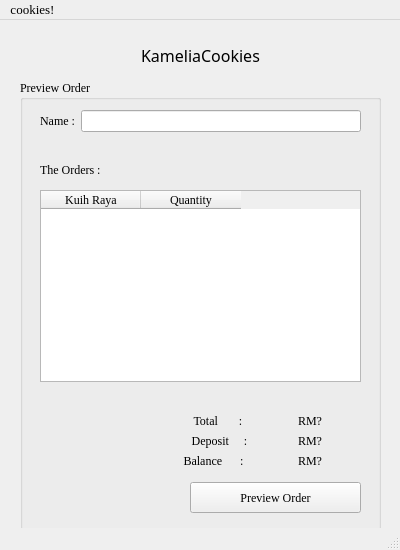
<?xml version="1.0" encoding="UTF-8"?>
<ui version="4.0">
 <class>PreviewOrderW4</class>
 <widget class="QMainWindow" name="PreviewOrderW4">
  <property name="geometry">
   <rect>
    <x>0</x>
    <y>0</y>
    <width>400</width>
    <height>550</height>
   </rect>
  </property>
  <property name="windowTitle">
   <string>MainWindow</string>
  </property>
  <widget class="QWidget" name="centralwidget">
   <widget class="QLabel" name="label">
    <property name="geometry">
     <rect>
      <x>120</x>
      <y>10</y>
      <width>161</width>
      <height>51</height>
     </rect>
    </property>
    <property name="font">
     <font>
      <family>Lucida Handwriting</family>
      <pointsize>12</pointsize>
     </font>
    </property>
    <property name="text">
     <string>KameliaCookies</string>
    </property>
    <property name="alignment">
     <set>Qt::AlignCenter</set>
    </property>
    <property name="wordWrap">
     <bool>false</bool>
    </property>
   </widget>
   <widget class="QGroupBox" name="groupBox">
    <property name="geometry">
     <rect>
      <x>20</x>
      <y>60</y>
      <width>361</width>
      <height>451</height>
     </rect>
    </property>
    <property name="font">
     <font>
      <family>Georgia</family>
     </font>
    </property>
    <property name="title">
     <string>Preview Order</string>
    </property>
    <widget class="QWidget" name="formLayoutWidget">
     <property name="geometry">
      <rect>
       <x>20</x>
       <y>30</y>
       <width>321</width>
       <height>31</height>
      </rect>
     </property>
     <layout class="QFormLayout" name="formLayout">
      <property name="labelAlignment">
       <set>Qt::AlignLeading|Qt::AlignLeft|Qt::AlignVCenter</set>
      </property>
      <item row="0" column="0">
       <widget class="QLabel" name="CustomerNameLabel">
        <property name="font">
         <font>
          <family>Georgia</family>
         </font>
        </property>
        <property name="layoutDirection">
         <enum>Qt::LeftToRight</enum>
        </property>
        <property name="text">
         <string>Name :</string>
        </property>
        <property name="alignment">
         <set>Qt::AlignCenter</set>
        </property>
       </widget>
      </item>
      <item row="0" column="1">
       <widget class="QLineEdit" name="CustomerNameInputW4"/>
      </item>
     </layout>
    </widget>
    <widget class="QWidget" name="horizontalLayoutWidget_6">
     <property name="geometry">
      <rect>
       <x>130</x>
       <y>330</y>
       <width>211</width>
       <height>21</height>
      </rect>
     </property>
     <layout class="QHBoxLayout" name="horizontalLayout_6">
      <item>
       <widget class="QLabel" name="label_5">
        <property name="text">
         <string>           Total       :</string>
        </property>
        <property name="alignment">
         <set>Qt::AlignCenter</set>
        </property>
       </widget>
      </item>
      <item>
       <widget class="QLabel" name="TotalW4">
        <property name="text">
         <string>RM?</string>
        </property>
        <property name="alignment">
         <set>Qt::AlignCenter</set>
        </property>
       </widget>
      </item>
     </layout>
    </widget>
    <widget class="QWidget" name="horizontalLayoutWidget_10">
     <property name="geometry">
      <rect>
       <x>130</x>
       <y>350</y>
       <width>211</width>
       <height>22</height>
      </rect>
     </property>
     <layout class="QHBoxLayout" name="horizontalLayout_10">
      <item>
       <widget class="QLabel" name="label_6">
        <property name="text">
         <string>            Deposit     :</string>
        </property>
        <property name="alignment">
         <set>Qt::AlignCenter</set>
        </property>
       </widget>
      </item>
      <item>
       <widget class="QLabel" name="DepoW4">
        <property name="text">
         <string>RM?</string>
        </property>
        <property name="alignment">
         <set>Qt::AlignCenter</set>
        </property>
       </widget>
      </item>
     </layout>
    </widget>
    <widget class="QWidget" name="horizontalLayoutWidget_11">
     <property name="geometry">
      <rect>
       <x>130</x>
       <y>370</y>
       <width>211</width>
       <height>21</height>
      </rect>
     </property>
     <layout class="QHBoxLayout" name="horizontalLayout_11">
      <item>
       <widget class="QLabel" name="label_10">
        <property name="text">
         <string>        Balance      :</string>
        </property>
        <property name="alignment">
         <set>Qt::AlignCenter</set>
        </property>
       </widget>
      </item>
      <item>
       <widget class="QLabel" name="BalanceW4">
        <property name="text">
         <string>RM?</string>
        </property>
        <property name="alignment">
         <set>Qt::AlignCenter</set>
        </property>
       </widget>
      </item>
     </layout>
    </widget>
    <widget class="QLabel" name="label_12">
     <property name="geometry">
      <rect>
       <x>20</x>
       <y>80</y>
       <width>102</width>
       <height>19</height>
      </rect>
     </property>
     <property name="text">
      <string>The Orders :</string>
     </property>
     <property name="alignment">
      <set>Qt::AlignLeading|Qt::AlignLeft|Qt::AlignVCenter</set>
     </property>
    </widget>
    <widget class="QPushButton" name="PreviewOrderW4Button">
     <property name="geometry">
      <rect>
       <x>170</x>
       <y>402</y>
       <width>171</width>
       <height>31</height>
      </rect>
     </property>
     <property name="text">
      <string>Preview Order</string>
     </property>
    </widget>
    <widget class="QTableWidget" name="tableWidget">
     <property name="geometry">
      <rect>
       <x>20</x>
       <y>110</y>
       <width>321</width>
       <height>192</height>
      </rect>
     </property>
     <property name="maximumSize">
      <size>
       <width>321</width>
       <height>16777215</height>
      </size>
     </property>
     <property name="font">
      <font>
       <family>Georgia</family>
      </font>
     </property>
     <column>
      <property name="text">
       <string>Kuih Raya</string>
      </property>
     </column>
     <column>
      <property name="text">
       <string>Quantity</string>
      </property>
     </column>
    </widget>
   </widget>
  </widget>
  <widget class="QMenuBar" name="menubar">
   <property name="geometry">
    <rect>
     <x>0</x>
     <y>0</y>
     <width>400</width>
     <height>22</height>
    </rect>
   </property>
   <property name="font">
    <font>
     <family>Georgia</family>
     <pointsize>10</pointsize>
    </font>
   </property>
   <property name="layoutDirection">
    <enum>Qt::LeftToRight</enum>
   </property>
   <widget class="QMenu" name="menulist_kuih_raya">
    <property name="title">
     <string>cookies!</string>
    </property>
    <addaction name="actionlist_kuih_raya"/>
    <addaction name="actionnew_order"/>
    <addaction name="actionupdate_order"/>
    <addaction name="actionpreview_order"/>
    <addaction name="actionpreview_stocks"/>
   </widget>
   <addaction name="menulist_kuih_raya"/>
  </widget>
  <widget class="QStatusBar" name="statusbar"/>
  <action name="actionnew_customer">
   <property name="checkable">
    <bool>false</bool>
   </property>
   <property name="checked">
    <bool>false</bool>
   </property>
   <property name="text">
    <string>new customer</string>
   </property>
   <property name="shortcutContext">
    <enum>Qt::ApplicationShortcut</enum>
   </property>
   <property name="autoRepeat">
    <bool>false</bool>
   </property>
   <property name="menuRole">
    <enum>QAction::ApplicationSpecificRole</enum>
   </property>
   <property name="shortcutVisibleInContextMenu">
    <bool>false</bool>
   </property>
  </action>
  <action name="actionexisting_customer">
   <property name="text">
    <string>existing customer</string>
   </property>
  </action>
  <action name="actionlist_kuih_raya">
   <property name="text">
    <string>list kuih raya</string>
   </property>
  </action>
  <action name="actionnew_order">
   <property name="text">
    <string>new order</string>
   </property>
  </action>
  <action name="actionupdate_order">
   <property name="text">
    <string>update order</string>
   </property>
  </action>
  <action name="actionpreview_order">
   <property name="text">
    <string>preview order</string>
   </property>
  </action>
  <action name="actionpreview_stocks">
   <property name="text">
    <string>preview stocks</string>
   </property>
  </action>
 </widget>
 <resources>
  <include location="../../../Pictures/image.qrc"/>
 </resources>
 <connections/>
</ui>
